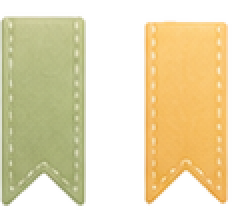
#> input picture src/assets/design/decorations/bookmarks.png, 122 x 111 px, given in place of ChatGPT Image 2026년 5월 8일 오후 12_53_02 (1).png, which was not available (shown 2 times larger)
$ python extract-reading-room-assets-sam2.py
#> lines starting #> are read from the running program, lines starting #| are printed output that depends on the picture; pictures that were not available may be replaced by others from this repository, and a replacement may not be noted
from __future__ import annotations

import json
import shutil
from dataclasses import dataclass
from pathlib import Path
from typing import Literal

import cv2
import numpy as np
from PIL import Image, ImageOps


ROOT = Path(__file__).resolve().parents[1]
DOWNLOADS = Path.home() / "Downloads"
OUT = ROOT / "src" / "assets" / "reading-room" / "sam2"
SCRATCH = ROOT / "scratch"

ILLUSTRATION_PACK = DOWNLOADS / "ChatGPT Image 2026년 5월 8일 오후 12_53_02 (1).png"
ICON_PACK = DOWNLOADS / "ChatGPT Image 2026년 5월 8일 오후 12_53_02 (2).png"
SAM2_REPO = ROOT / "scratch" / "sam2"
SAM2_CHECKPOINT = SAM2_REPO / "checkpoints" / "sam2.1_hiera_tiny.pt"

AssetKind = Literal["transparent", "rect"]


@dataclass(frozen=True)
class Asset:
    name: str
    source: Literal["illustration", "icon"]
    box: tuple[int, int, int, int]
    folder: str
    kind: AssetKind = "transparent"
    threshold: int = 28
    size: int | None = None
    keep_largest: bool = False


ASSETS: list[Asset] = [
    # Illustration pack: bible books and hero objects.
    Asset("bible_green", "illustration", (45, 145, 190, 310), "illustrations", size=256),
    Asset("bible_gold", "illustration", (225, 145, 360, 310), "illustrations", size=256),
    Asset("bible_purple", "illustration", (410, 145, 545, 310), "illustrations", size=256),
    Asset("open_bible_leaf", "illustration", (620, 150, 805, 295), "illustrations", size=280),
    Asset("sprout_character", "illustration", (885, 145, 1005, 310), "illustrations", size=256),
    Asset("point_jar", "illustration", (1045, 160, 1165, 295), "illustrations", size=224),
    Asset("streak_flame", "illustration", (1190, 160, 1305, 295), "illustrations", size=224),
    Asset("point_droplet", "illustration", (1320, 160, 1410, 295), "illustrations", size=224),
    Asset("badge_read_start", "illustration", (42, 370, 145, 480), "badges", size=180, keep_largest=True),
    Asset("badge_7_days", "illustration", (155, 365, 285, 485), "badges", size=180, keep_largest=True),
    Asset("badge_30_chapters", "illustration", (275, 365, 405, 485), "badges", size=180, keep_largest=True),
    Asset("badge_explorer", "illustration", (395, 365, 525, 485), "badges", size=180, keep_largest=True),
    Asset("badge_locked", "illustration", (505, 365, 625, 485), "badges", size=180, keep_largest=True),
    Asset("reward_crown", "illustration", (625, 365, 730, 485), "rewards", size=200),
    Asset("reward_medal", "illustration", (760, 365, 855, 485), "rewards", size=200),
    Asset("reward_shield", "illustration", (890, 365, 985, 485), "rewards", size=200),
    Asset("calendar_30", "illustration", (1005, 365, 1095, 485), "illustrations", size=180),
    Asset("reading_card_genesis", "illustration", (1125, 385, 1415, 510), "cards", kind="rect"),
    Asset("course_365_landscape", "illustration", (40, 570, 265, 715), "courses", kind="rect"),
    Asset("course_180_hills", "illustration", (285, 570, 510, 715), "courses", kind="rect"),
    Asset("course_nt100_night", "illustration", (520, 570, 745, 715), "courses", kind="rect"),
    Asset("course_gospels30_purple", "illustration", (755, 570, 980, 715), "courses", kind="rect"),
    Asset("leaf_sprig_01", "illustration", (40, 780, 115, 850), "decorations", size=160),
    Asset("leaf_sprig_02", "illustration", (120, 775, 190, 850), "decorations", size=160),
    Asset("leaf_sprig_03", "illustration", (200, 770, 275, 850), "decorations", size=160),
    Asset("flower_small", "illustration", (290, 770, 365, 850), "decorations", size=160),
    Asset("lavender_sprig", "illustration", (385, 770, 455, 850), "decorations", size=160),
    Asset("leaf_sprig_04", "illustration", (475, 770, 545, 850), "decorations", size=160),
    Asset("sparkles", "illustration", (620, 785, 805, 845), "decorations", size=220),
    Asset("leaf_scatter", "illustration", (890, 780, 1415, 845), "decorations", size=380),
    # Icon pack: line and filled UI icons from the supplied icon board.
    Asset("nav_home", "icon", (35, 185, 95, 245), "icons", size=96),
    Asset("nav_recommended_course", "icon", (125, 185, 185, 245), "icons", size=96),
    Asset("nav_my_course", "icon", (215, 185, 275, 245), "icons", size=96),
    Asset("nav_records", "icon", (315, 185, 375, 245), "icons", size=96),
    Asset("nav_more", "icon", (395, 185, 455, 245), "icons", size=96),
    Asset("course_list", "icon", (515, 185, 575, 245), "icons", size=96),
    Asset("bible_closed", "icon", (605, 175, 665, 245), "icons", size=96),
    Asset("bible_open", "icon", (690, 185, 750, 245), "icons", size=96),
    Asset("bookmark", "icon", (785, 185, 845, 245), "icons", size=96),
    Asset("heart_like", "icon", (875, 185, 935, 245), "icons", size=96),
    Asset("check_selected", "icon", (985, 185, 1045, 245), "icons", size=96),
    Asset("check_unselected", "icon", (1075, 185, 1135, 245), "icons", size=96),
    Asset("bell", "icon", (1165, 185, 1225, 245), "icons", size=96),
    Asset("settings", "icon", (1250, 185, 1310, 245), "icons", size=96),
    Asset("back_arrow", "icon", (1340, 185, 1400, 245), "icons", size=96),
    Asset("share", "icon", (35, 370, 95, 430), "icons", size=96),
    Asset("help", "icon", (125, 370, 185, 430), "icons", size=96),
    Asset("calendar", "icon", (215, 370, 275, 430), "icons", size=96),
    Asset("clock", "icon", (305, 370, 365, 430), "icons", size=96),
    Asset("chevron_left", "icon", (395, 370, 455, 430), "icons", size=96),
    Asset("crown_365", "icon", (500, 350, 585, 420), "icons", size=112),
    Asset("achievement_badge", "icon", (595, 350, 685, 425), "icons", size=112),
    Asset("flame", "icon", (690, 350, 770, 425), "icons", size=112),
    Asset("droplet", "icon", (785, 350, 865, 425), "icons", size=112),
    Asset("gift", "icon", (875, 370, 935, 430), "icons", size=96),
    Asset("lock", "icon", (985, 370, 1045, 430), "icons", size=96),
    Asset("ellipsis", "icon", (1075, 370, 1135, 430), "icons", size=96),
    Asset("progress_ring", "icon", (1160, 350, 1235, 420), "icons", size=112),
    Asset("plus_circle", "icon", (1250, 370, 1310, 430), "icons", size=96),
    Asset("tag", "icon", (1340, 350, 1410, 420), "icons", size=112),
    Asset("leaf_small", "icon", (45, 705, 100, 760), "icons", size=96),
    Asset("leaf_large", "icon", (130, 700, 190, 765), "icons", size=96),
    Asset("sparkle_icon", "icon", (220, 700, 280, 760), "icons", size=96),
    Asset("flower_icon", "icon", (310, 700, 370, 760), "icons", size=96),
    Asset("cloud_icon", "icon", (390, 700, 455, 760), "icons", size=96),
    Asset("completed_day", "icon", (520, 700, 580, 760), "icons", size=96),
    Asset("incomplete_day", "icon", (610, 700, 670, 760), "icons", size=96),
    Asset("special_reward", "icon", (685, 690, 765, 770), "icons", size=112),
    Asset("mission_flag", "icon", (875, 700, 935, 760), "icons", size=96),
    Asset("next_chevron", "icon", (965, 700, 1025, 760), "icons", size=96),
    Asset("download", "icon", (1055, 700, 1115, 760), "icons", size=96),
    Asset("close", "icon", (1145, 700, 1205, 760), "icons", size=96),
    Asset("info", "icon", (1235, 700, 1295, 760), "icons", size=96),
    Asset("menu", "icon", (1325, 700, 1395, 760), "icons", size=96),
]


def edge_connected_alpha(image: Image.Image, threshold: int) -> Image.Image:
    rgba = image.convert("RGBA")
    arr = np.array(rgba)
    rgb = arr[:, :, :3].astype(np.int16)

    border = np.concatenate([rgb[0], rgb[-1], rgb[:, 0], rgb[:, -1]], axis=0)
    bg = np.median(border, axis=0)
    dist = np.linalg.norm(rgb - bg, axis=2)
    candidate = (dist < threshold).astype(np.uint8)

    num, labels = cv2.connectedComponents(candidate, 8)
    edge_labels = set(labels[0, :]) | set(labels[-1, :]) | set(labels[:, 0]) | set(labels[:, -1])
    bg_mask = np.isin(labels, list(edge_labels)) & (candidate == 1)

    alpha = np.where(bg_mask, 0, 255).astype(np.uint8)
    alpha = cv2.medianBlur(alpha, 3)
    arr[:, :, 3] = alpha
    return Image.fromarray(arr, "RGBA")


def trim_transparent(image: Image.Image, padding: int = 8) -> Image.Image:
    alpha = image.getchannel("A")
    bbox = alpha.getbbox()
    if not bbox:
        return image
    left, top, right, bottom = bbox
    left = max(0, left - padding)
    top = max(0, top - padding)
    right = min(image.width, right + padding)
    bottom = min(image.height, bottom + padding)
    return image.crop((left, top, right, bottom))


def keep_largest_alpha_component(image: Image.Image) -> Image.Image:
    arr = np.array(image.convert("RGBA"))
    alpha = (arr[:, :, 3] > 0).astype(np.uint8)
    num, labels, stats, _ = cv2.connectedComponentsWithStats(alpha, 8)
    if num <= 2:
        return image
    largest = 1 + int(np.argmax(stats[1:, cv2.CC_STAT_AREA]))
    arr[:, :, 3] = np.where(labels == largest, arr[:, :, 3], 0).astype(np.uint8)
    return Image.fromarray(arr, "RGBA")


def fit_square(image: Image.Image, size: int | None) -> Image.Image:
    if size is None:
        return image
    canvas = Image.new("RGBA", (size, size), (255, 255, 255, 0))
    fitted = ImageOps.contain(image, (size - 12, size - 12))
    canvas.alpha_composite(fitted, ((size - fitted.width) // 2, (size - fitted.height) // 2))
    return canvas


def save_contact_sheet(files: list[Path], dest: Path, columns: int = 6) -> None:
    thumb_w, thumb_h = 148, 128
    label_h = 22
    rows = (len(files) + columns - 1) // columns
    sheet = Image.new("RGB", (columns * thumb_w, rows * (thumb_h + label_h)), "white")
    for idx, file in enumerate(files):
        image = Image.open(file).convert("RGBA")
        thumb = ImageOps.contain(image, (thumb_w - 20, thumb_h - 20))
        x = (idx % columns) * thumb_w
        y = (idx // columns) * (thumb_h + label_h)
        cell = Image.new("RGBA", (thumb_w, thumb_h), (255, 255, 255, 255))
        cell.alpha_composite(thumb, ((thumb_w - thumb.width) // 2, (thumb_h - thumb.height) // 2))
        sheet.paste(cell.convert("RGB"), (x, y))
        # Keep labels tiny and ASCII-only for QA contact sheets.
        import PIL.ImageDraw as ImageDraw

        draw = ImageDraw.Draw(sheet)
        draw.text((x + 6, y + thumb_h + 3), file.stem[:22], fill=(35, 35, 35))
    dest.parent.mkdir(parents=True, exist_ok=True)
    sheet.save(dest)


def write_index(files: list[Path]) -> None:
    lines = ["// Generated by scripts/extract-reading-room-assets-sam2.py", ""]
    exports: dict[str, list[str]] = {}
    for file in sorted(files, key=lambda p: str(p.relative_to(OUT))):
        rel = file.relative_to(OUT).as_posix()
        stem = "".join(part.capitalize() if idx else part for idx, part in enumerate(file.stem.split("_")))
        var_name = f"{file.parent.name}{stem[0].upper()}{stem[1:]}"
        lines.append(f"import {var_name} from './{rel}';")
        exports.setdefault(file.parent.name, []).append(var_name)
    lines.append("")
    for group, names in sorted(exports.items()):
        lines.append(f"export const {group}Assets = {{")
        for name in names:
            key = name.removeprefix(group)
            key = key[0].lower() + key[1:]
            lines.append(f"  {key}: {name},")
        lines.append("};")
        lines.append("")
    (OUT / "index.ts").write_text("\n".join(lines), encoding="utf-8")


def main() -> None:
    sources = {
        "illustration": Image.open(ILLUSTRATION_PACK).convert("RGBA"),
        "icon": Image.open(ICON_PACK).convert("RGBA"),
    }
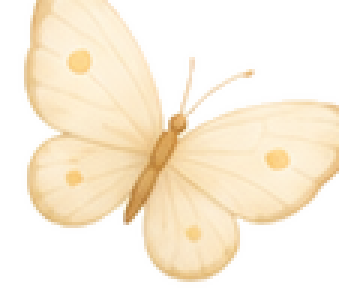
#> input picture src/assets/design/decorations/butterfly.png, 113 x 102 px, given in place of ChatGPT Image 2026년 5월 8일 오후 12_53_02 (2).png, which was not available (shown 3 times larger)

    if OUT.exists():
        shutil.rmtree(OUT)
    (OUT / "source").mkdir(parents=True, exist_ok=True)
    shutil.copy2(ILLUSTRATION_PACK, OUT / "source" / "illustration-pack.png")
    shutil.copy2(ICON_PACK, OUT / "source" / "icon-pack.png")

    written: list[Path] = []
    manifest = {
        "sam2": {
            "repo": str(SAM2_REPO.relative_to(ROOT)),
            "checkpoint": str(SAM2_CHECKPOINT.relative_to(ROOT)),
            "available": SAM2_REPO.exists() and SAM2_CHECKPOINT.exists(),
        },
        "note": "Assets were split from the supplied design boards in the local SAM2 workspace and exported as production-ready transparent PNG crops.",
        "assets": [],
    }

    for asset in ASSETS:
        crop = sources[asset.source].crop(asset.box)
        if asset.kind == "transparent":
            crop = edge_connected_alpha(crop, asset.threshold)
            if asset.keep_largest:
                crop = keep_largest_alpha_component(crop)
            crop = trim_transparent(crop)
        else:
            crop = crop.convert("RGBA")
        crop = fit_square(crop, asset.size)

        dest_dir = OUT / asset.folder
        dest_dir.mkdir(parents=True, exist_ok=True)
        dest = dest_dir / f"{asset.name}.png"
        crop.save(dest)
        written.append(dest)
        manifest["assets"].append(
            {
                "name": asset.name,
                "folder": asset.folder,
                "source": asset.source,
                "box": asset.box,
                "path": str(dest.relative_to(ROOT)).replace("\\", "/"),
            }
        )
#> this loop made 74 passes
#> stats in keep_largest_alpha_component on passes 9 to 13: [[0, 0, 103, 110, 11330]], [[0, 0, 130, 120, 15600]], [[0, 0, 130, 120, 15600]], [[0, 0, 130, 120, 15600]], [[0, 0, 120, 120, 14400]]
#> after the loop, written = 74 items

    (OUT / "manifest.json").write_text(json.dumps(manifest, ensure_ascii=False, indent=2), encoding="utf-8")
    write_index(written)
#> the loop in write_index, `for file in sorted(files, key=lambda p: str(p.relative_to(OUT))):` made 74 passes
#> (rel, var_name) on passes 1 to 9: ('badges/badge_30_chapters.png', 'badgesBadge30Chapters'), ('badges/badge_7_days.png', 'badgesBadge7Days'), ('badges/badge_explorer.png', 'badgesBadgeExplorer'), ('badges/badge_locked.png', 'badgesBadgeLocked'), ('badges/badge_read_start.png', 'badgesBadgeReadStart'), ('cards/reading_card_genesis.png', 'cardsReadingCardGenesis'), ('courses/course_180_hills.png', 'coursesCourse180Hills'), ('courses/course_365_landscape.png', 'coursesCourse365Landscape'), ('courses/course_gospels30_purple.png', 'coursesCourseGospels30Purple')
#> after the loop in write_index, `for file in sorted(files, key=lambda p: str(p.relative_to(OUT))):`: exports = 7 items; lines = 76 items
#> the loop in write_index, `for group, names in sorted(exports.items()):` made 7 passes
#> after the loop in write_index, `for group, names in sorted(exports.items()):`: lines = 172 items
    save_contact_sheet([p for p in written if "\\icons\\" in str(p) or "/icons/" in str(p)], SCRATCH / "reading-room-sam2-icons-contact.png", columns=8)
#> in save_contact_sheet, `rows = (len(files) + columns - 1) // columns`: rows = 6
#> in save_contact_sheet, `sheet = Image.new("RGB", (columns * thumb_w, rows * (thumb_h + label_h..`: sheet: PIL image 1184x900 RGB; every value is 255
#> in save_contact_sheet, `thumb = ImageOps.contain(image, (thumb_w - 20, thumb_h - 20))`: thumb: PIL image 108x108 RGBA; every value is 0
#> in save_contact_sheet, `x = (idx % columns) * thumb_w`: x = 0
#> in save_contact_sheet, `cell = Image.new("RGBA", (thumb_w, thumb_h), (255, 255, 255, 255))`: cell: PIL image 148x128 RGBA; every value is 255
#> in save_contact_sheet, `sheet.save(dest)`:
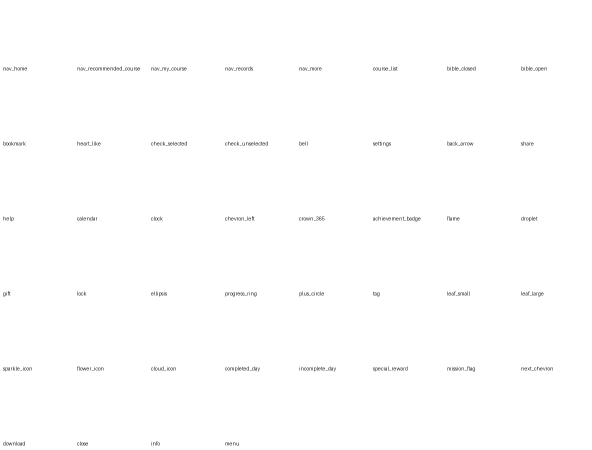
#> saved as reading-room-sam2-icons-contact.png: PIL image 1184x900 RGB (shown at 1/2 size); min 36, max 255, mean 254
    save_contact_sheet([p for p in written if not ("\\icons\\" in str(p) or "/icons/" in str(p))], SCRATCH / "reading-room-sam2-illustrations-contact.png", columns=6)
#> call 2 of save_contact_sheet, with columns = 6
#> in save_contact_sheet (call 2), `rows = (len(files) + columns - 1) // columns`: rows = 5
#> in save_contact_sheet (call 2), `sheet = Image.new("RGB", (columns * thumb_w, rows * (thumb_h + label_h..`: sheet: PIL image 888x750 RGB; every value is 255
#> in save_contact_sheet (call 2), `x = (idx % columns) * thumb_w`: x = 0
#> in save_contact_sheet (call 2), `sheet.save(dest)`:
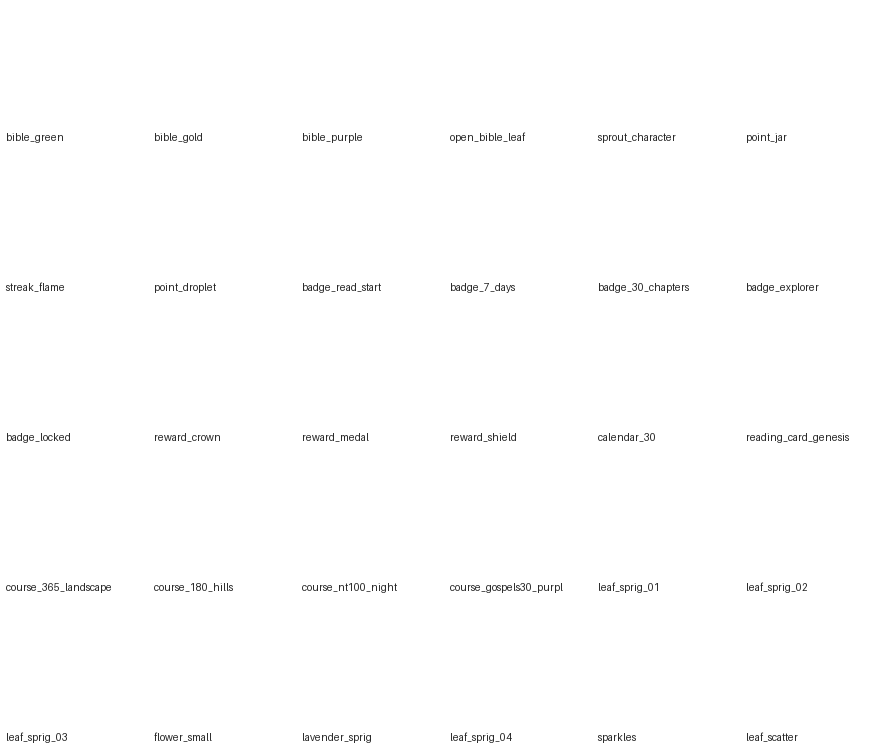
#> saved as reading-room-sam2-illustrations-contact.png: PIL image 888x750 RGB; min 36, max 255, mean 253.4
    print(f"Wrote {len(written)} assets to {OUT}")
#| Wrote 74 assets to src/assets/reading-room/sam2
    print(f"Manifest: {OUT / 'manifest.json'}")
#| Manifest: src/assets/reading-room/sam2/manifest.json


if __name__ == "__main__":
    main()
